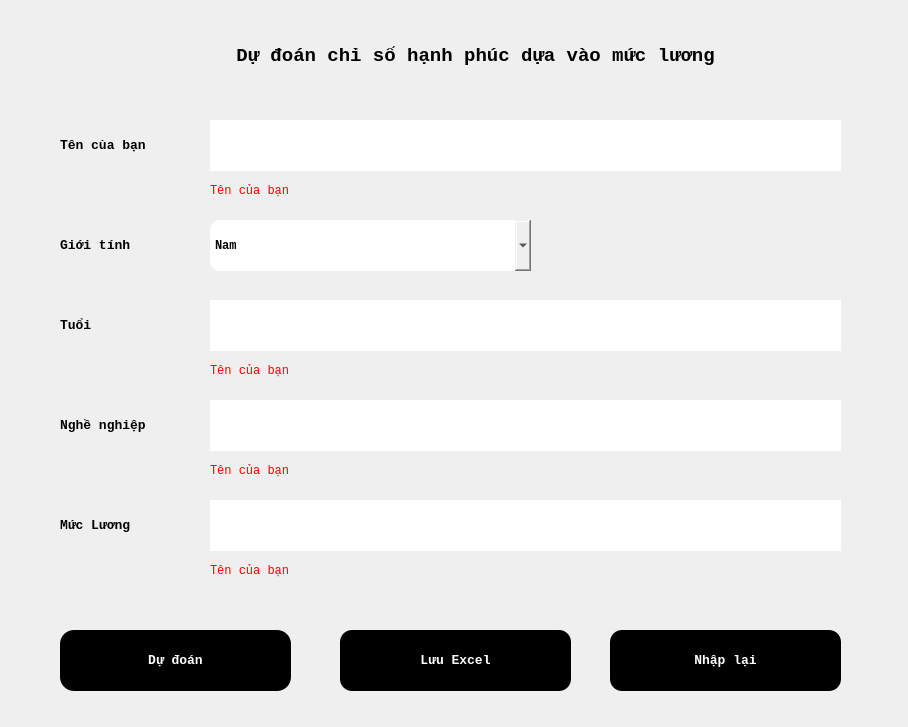
<?xml version="1.0" encoding="UTF-8"?>
<ui version="4.0">
 <class>App</class>
 <widget class="QMainWindow" name="App">
  <property name="geometry">
   <rect>
    <x>0</x>
    <y>0</y>
    <width>908</width>
    <height>727</height>
   </rect>
  </property>
  <property name="font">
   <font>
    <family>Courier New</family>
    <pointsize>11</pointsize>
    <weight>75</weight>
    <bold>true</bold>
   </font>
  </property>
  <property name="windowTitle">
   <string>Main Program</string>
  </property>
  <property name="windowOpacity">
   <double>1.000000000000000</double>
  </property>
  <property name="styleSheet">
   <string notr="true">border-radius: 10px;</string>
  </property>
  <widget class="QWidget" name="centralwidget">
   <widget class="QPushButton" name="predict_button">
    <property name="geometry">
     <rect>
      <x>60</x>
      <y>630</y>
      <width>231</width>
      <height>61</height>
     </rect>
    </property>
    <property name="font">
     <font>
      <family>Courier New</family>
      <pointsize>10</pointsize>
      <weight>75</weight>
      <bold>true</bold>
     </font>
    </property>
    <property name="styleSheet">
     <string notr="true">border-radius: 14px;
background-color: black;
color: white;</string>
    </property>
    <property name="text">
     <string>Dự đoán</string>
    </property>
   </widget>
   <widget class="QPushButton" name="export_excel_button">
    <property name="geometry">
     <rect>
      <x>340</x>
      <y>630</y>
      <width>231</width>
      <height>61</height>
     </rect>
    </property>
    <property name="font">
     <font>
      <family>Courier New</family>
      <pointsize>10</pointsize>
      <weight>75</weight>
      <bold>true</bold>
     </font>
    </property>
    <property name="styleSheet">
     <string notr="true">border-radius: 12px;
background-color: black;
color: white;</string>
    </property>
    <property name="text">
     <string>Lưu Excel</string>
    </property>
   </widget>
   <widget class="QPushButton" name="retype_button">
    <property name="geometry">
     <rect>
      <x>610</x>
      <y>630</y>
      <width>231</width>
      <height>61</height>
     </rect>
    </property>
    <property name="font">
     <font>
      <family>Courier New</family>
      <pointsize>10</pointsize>
      <weight>75</weight>
      <bold>true</bold>
     </font>
    </property>
    <property name="styleSheet">
     <string notr="true">border-radius: 12px;
background-color: black;
color: white;</string>
    </property>
    <property name="text">
     <string>Nhập lại</string>
    </property>
   </widget>
   <widget class="QLabel" name="name_label">
    <property name="geometry">
     <rect>
      <x>60</x>
      <y>120</y>
      <width>131</width>
      <height>51</height>
     </rect>
    </property>
    <property name="font">
     <font>
      <family>Courier New</family>
      <pointsize>10</pointsize>
      <weight>75</weight>
      <bold>true</bold>
     </font>
    </property>
    <property name="text">
     <string>Tên của bạn</string>
    </property>
   </widget>
   <widget class="QLabel" name="gender_label">
    <property name="geometry">
     <rect>
      <x>60</x>
      <y>220</y>
      <width>131</width>
      <height>51</height>
     </rect>
    </property>
    <property name="font">
     <font>
      <family>Courier New</family>
      <pointsize>10</pointsize>
      <weight>75</weight>
      <bold>true</bold>
     </font>
    </property>
    <property name="text">
     <string>Giới tính</string>
    </property>
   </widget>
   <widget class="QLabel" name="age_label">
    <property name="geometry">
     <rect>
      <x>60</x>
      <y>300</y>
      <width>131</width>
      <height>51</height>
     </rect>
    </property>
    <property name="font">
     <font>
      <family>Courier New</family>
      <pointsize>10</pointsize>
      <weight>75</weight>
      <bold>true</bold>
     </font>
    </property>
    <property name="text">
     <string>Tuổi</string>
    </property>
   </widget>
   <widget class="QLabel" name="job_label">
    <property name="geometry">
     <rect>
      <x>60</x>
      <y>400</y>
      <width>131</width>
      <height>51</height>
     </rect>
    </property>
    <property name="font">
     <font>
      <family>Courier New</family>
      <pointsize>10</pointsize>
      <weight>75</weight>
      <bold>true</bold>
     </font>
    </property>
    <property name="text">
     <string>Nghề nghiệp</string>
    </property>
   </widget>
   <widget class="QLabel" name="salary_label">
    <property name="geometry">
     <rect>
      <x>60</x>
      <y>500</y>
      <width>131</width>
      <height>51</height>
     </rect>
    </property>
    <property name="font">
     <font>
      <family>Courier New</family>
      <pointsize>10</pointsize>
      <weight>75</weight>
      <bold>true</bold>
     </font>
    </property>
    <property name="text">
     <string>Mức Lương</string>
    </property>
   </widget>
   <widget class="QComboBox" name="gender_cb">
    <property name="geometry">
     <rect>
      <x>210</x>
      <y>220</y>
      <width>321</width>
      <height>51</height>
     </rect>
    </property>
    <property name="font">
     <font>
      <family>Courier New</family>
      <pointsize>9</pointsize>
      <weight>75</weight>
      <bold>true</bold>
     </font>
    </property>
    <item>
     <property name="text">
      <string>Nam</string>
     </property>
    </item>
    <item>
     <property name="text">
      <string>Nữ</string>
     </property>
    </item>
   </widget>
   <widget class="QTextEdit" name="name_textedit">
    <property name="geometry">
     <rect>
      <x>210</x>
      <y>120</y>
      <width>631</width>
      <height>51</height>
     </rect>
    </property>
    <property name="font">
     <font>
      <pointsize>-1</pointsize>
     </font>
    </property>
    <property name="styleSheet">
     <string notr="true">border-radius: 14px;
font-size: 20px;</string>
    </property>
    <property name="html">
     <string>&lt;!DOCTYPE HTML PUBLIC &quot;-//W3C//DTD HTML 4.0//EN&quot; &quot;http://www.w3.org/TR/REC-html40/strict.dtd&quot;&gt;
&lt;html&gt;&lt;head&gt;&lt;meta name=&quot;qrichtext&quot; content=&quot;1&quot; /&gt;&lt;style type=&quot;text/css&quot;&gt;
p, li { white-space: pre-wrap; }
&lt;/style&gt;&lt;/head&gt;&lt;body style=&quot; font-family:'Courier New'; font-size:20px; font-weight:600; font-style:normal;&quot;&gt;
&lt;p style=&quot;-qt-paragraph-type:empty; margin-top:0px; margin-bottom:0px; margin-left:0px; margin-right:0px; -qt-block-indent:0; text-indent:0px; font-family:'MS Shell Dlg 2'; font-weight:400;&quot;&gt;&lt;br /&gt;&lt;/p&gt;&lt;/body&gt;&lt;/html&gt;</string>
    </property>
   </widget>
   <widget class="QTextEdit" name="age_textedit">
    <property name="geometry">
     <rect>
      <x>210</x>
      <y>300</y>
      <width>631</width>
      <height>51</height>
     </rect>
    </property>
    <property name="font">
     <font>
      <pointsize>-1</pointsize>
     </font>
    </property>
    <property name="styleSheet">
     <string notr="true">border-radius: 14px;
font-size: 20px;</string>
    </property>
    <property name="html">
     <string>&lt;!DOCTYPE HTML PUBLIC &quot;-//W3C//DTD HTML 4.0//EN&quot; &quot;http://www.w3.org/TR/REC-html40/strict.dtd&quot;&gt;
&lt;html&gt;&lt;head&gt;&lt;meta name=&quot;qrichtext&quot; content=&quot;1&quot; /&gt;&lt;style type=&quot;text/css&quot;&gt;
p, li { white-space: pre-wrap; }
&lt;/style&gt;&lt;/head&gt;&lt;body style=&quot; font-family:'Courier New'; font-size:20px; font-weight:600; font-style:normal;&quot;&gt;
&lt;p style=&quot;-qt-paragraph-type:empty; margin-top:0px; margin-bottom:0px; margin-left:0px; margin-right:0px; -qt-block-indent:0; text-indent:0px; font-family:'MS Shell Dlg 2'; font-weight:400;&quot;&gt;&lt;br /&gt;&lt;/p&gt;&lt;/body&gt;&lt;/html&gt;</string>
    </property>
   </widget>
   <widget class="QTextEdit" name="job_textedit">
    <property name="geometry">
     <rect>
      <x>210</x>
      <y>400</y>
      <width>631</width>
      <height>51</height>
     </rect>
    </property>
    <property name="font">
     <font>
      <pointsize>-1</pointsize>
     </font>
    </property>
    <property name="styleSheet">
     <string notr="true">border-radius: 14px;
font-size: 20px;</string>
    </property>
    <property name="html">
     <string>&lt;!DOCTYPE HTML PUBLIC &quot;-//W3C//DTD HTML 4.0//EN&quot; &quot;http://www.w3.org/TR/REC-html40/strict.dtd&quot;&gt;
&lt;html&gt;&lt;head&gt;&lt;meta name=&quot;qrichtext&quot; content=&quot;1&quot; /&gt;&lt;style type=&quot;text/css&quot;&gt;
p, li { white-space: pre-wrap; }
&lt;/style&gt;&lt;/head&gt;&lt;body style=&quot; font-family:'Courier New'; font-size:20px; font-weight:600; font-style:normal;&quot;&gt;
&lt;p style=&quot;-qt-paragraph-type:empty; margin-top:0px; margin-bottom:0px; margin-left:0px; margin-right:0px; -qt-block-indent:0; text-indent:0px; font-family:'MS Shell Dlg 2'; font-weight:400;&quot;&gt;&lt;br /&gt;&lt;/p&gt;&lt;/body&gt;&lt;/html&gt;</string>
    </property>
   </widget>
   <widget class="QTextEdit" name="salary_textedit">
    <property name="geometry">
     <rect>
      <x>210</x>
      <y>500</y>
      <width>631</width>
      <height>51</height>
     </rect>
    </property>
    <property name="font">
     <font>
      <pointsize>-1</pointsize>
     </font>
    </property>
    <property name="styleSheet">
     <string notr="true">border-radius: 14px;
font-size: 20px;</string>
    </property>
    <property name="html">
     <string>&lt;!DOCTYPE HTML PUBLIC &quot;-//W3C//DTD HTML 4.0//EN&quot; &quot;http://www.w3.org/TR/REC-html40/strict.dtd&quot;&gt;
&lt;html&gt;&lt;head&gt;&lt;meta name=&quot;qrichtext&quot; content=&quot;1&quot; /&gt;&lt;style type=&quot;text/css&quot;&gt;
p, li { white-space: pre-wrap; }
&lt;/style&gt;&lt;/head&gt;&lt;body style=&quot; font-family:'Courier New'; font-size:20px; font-weight:600; font-style:normal;&quot;&gt;
&lt;p style=&quot;-qt-paragraph-type:empty; margin-top:0px; margin-bottom:0px; margin-left:0px; margin-right:0px; -qt-block-indent:0; text-indent:0px; font-family:'MS Shell Dlg 2'; font-weight:400;&quot;&gt;&lt;br /&gt;&lt;/p&gt;&lt;/body&gt;&lt;/html&gt;</string>
    </property>
   </widget>
   <widget class="QLabel" name="main_label">
    <property name="geometry">
     <rect>
      <x>160</x>
      <y>30</y>
      <width>631</width>
      <height>51</height>
     </rect>
    </property>
    <property name="font">
     <font>
      <family>Courier New</family>
      <pointsize>14</pointsize>
      <weight>75</weight>
      <bold>true</bold>
     </font>
    </property>
    <property name="layoutDirection">
     <enum>Qt::LeftToRight</enum>
    </property>
    <property name="styleSheet">
     <string notr="true"/>
    </property>
    <property name="text">
     <string>Dự đoán chỉ số hạnh phúc dựa vào mức lương</string>
    </property>
    <property name="alignment">
     <set>Qt::AlignCenter</set>
    </property>
   </widget>
   <widget class="QLabel" name="name_error_label">
    <property name="geometry">
     <rect>
      <x>210</x>
      <y>170</y>
      <width>131</width>
      <height>41</height>
     </rect>
    </property>
    <property name="font">
     <font>
      <family>Courier New</family>
      <pointsize>9</pointsize>
      <weight>50</weight>
      <bold>false</bold>
     </font>
    </property>
    <property name="styleSheet">
     <string notr="true">color: red;</string>
    </property>
    <property name="text">
     <string>Tên của bạn</string>
    </property>
   </widget>
   <widget class="QLabel" name="age_error_label">
    <property name="geometry">
     <rect>
      <x>210</x>
      <y>350</y>
      <width>131</width>
      <height>41</height>
     </rect>
    </property>
    <property name="font">
     <font>
      <family>Courier New</family>
      <pointsize>9</pointsize>
      <weight>50</weight>
      <bold>false</bold>
     </font>
    </property>
    <property name="styleSheet">
     <string notr="true">color: red;</string>
    </property>
    <property name="text">
     <string>Tên của bạn</string>
    </property>
   </widget>
   <widget class="QLabel" name="job_error_label">
    <property name="geometry">
     <rect>
      <x>210</x>
      <y>450</y>
      <width>131</width>
      <height>41</height>
     </rect>
    </property>
    <property name="font">
     <font>
      <family>Courier New</family>
      <pointsize>9</pointsize>
      <weight>50</weight>
      <bold>false</bold>
     </font>
    </property>
    <property name="styleSheet">
     <string notr="true">color: red;</string>
    </property>
    <property name="text">
     <string>Tên của bạn</string>
    </property>
   </widget>
   <widget class="QLabel" name="salary_error_label">
    <property name="geometry">
     <rect>
      <x>210</x>
      <y>550</y>
      <width>131</width>
      <height>41</height>
     </rect>
    </property>
    <property name="font">
     <font>
      <family>Courier New</family>
      <pointsize>9</pointsize>
      <weight>50</weight>
      <bold>false</bold>
     </font>
    </property>
    <property name="styleSheet">
     <string notr="true">color: red;</string>
    </property>
    <property name="text">
     <string>Tên của bạn</string>
    </property>
   </widget>
  </widget>
 </widget>
 <resources/>
 <connections/>
</ui>
